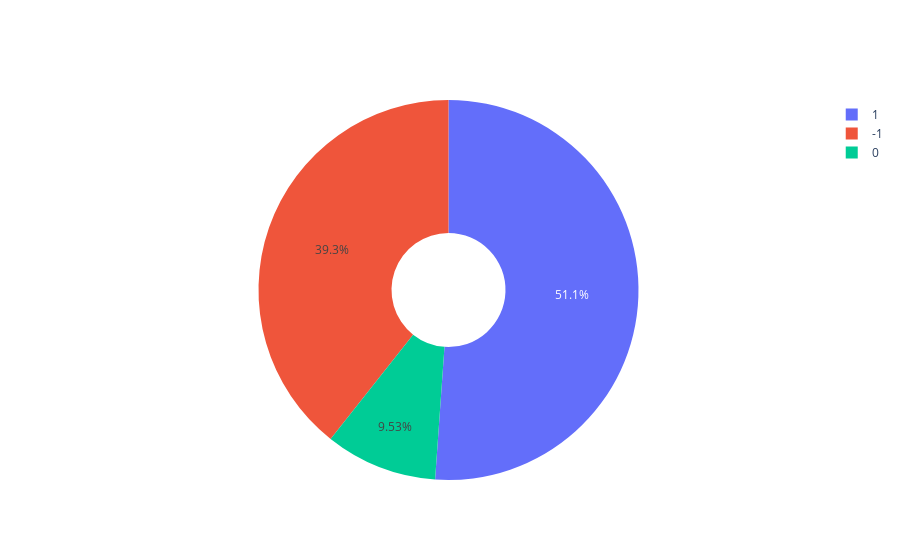

Source (notebook cell):
### Markdown cell above
# Pie chart for data

### Code cell
labels = data['polarity'].value_counts().keys()
values = data['polarity'].value_counts()
# Plot pie chart 
fig = go.Figure(data=[go.Pie(labels=labels, values=values, hole=.3)])
fig.show()

### Figure 1 — Plotly figure (JSON) as saved in the notebook; plotly's stock layout.template omitted (floating-point values rounded to 4 significant figures)
{"data": [{"hole": 0.3, "labels": [1, -1, 0], "values": [10310, 7935, 1922], "type": "pie"}], "layout": {"autosize": true}}
